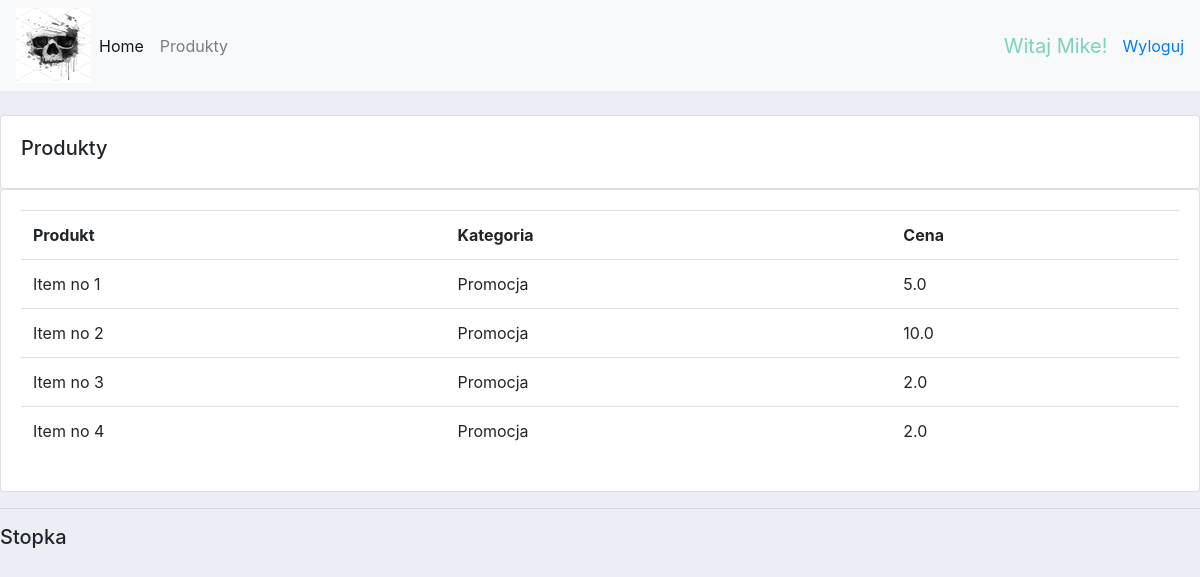
Screenshot of /products/ (signed in) with the database file from the repository.
### accounts/models.py (models this page shows, shortened)
class Product(models.Model):
    CATEGORY = (
        ('Promocja', 'Promocja'),
    )
    name = models.CharField(max_length=150, null=True)
    price = models.FloatField(max_length=150, null=True)
    category = models.CharField(max_length=150, null=True, choices=CATEGORY)
    description = models.TextField(max_length=150, null=True, blank=True)
    date_created = models.DateTimeField(auto_now_add=True, null=True)
    tags = models.ManyToManyField(Tag)

### accounts/decorators.py (the view)
        def wrapper_func(request, *args, **kwargs):
            group = None
            if request.user.groups.exists():
                group = request.user.groups.all()[0].name
            if group in allowed_roles:
                return view_func(request, *args, **kwargs)
            else:
                return redirect('user')

### accounts/views.py (called while the page is built)
@login_required(login_url='login')
@allowed_users(allowed_roles=['admin'])
def products(request):
    products = Product.objects.all()
    context = {'products': products}
    return render(request, 'accounts/products.html', context)

### accounts/templates/accounts/products.html
{%  extends 'accounts/main.html' %}
{% block content %}
    <br>
    <div class="row">
        <div class="col-md">
            <div class="card card-body">
                <h5>Produkty</h5>
            </div>
            <div class="card card-body">
                <table class="table">
                    <tr>
                        <th>Produkt</th>
                        <th>Kategoria</th>
                        <th>Cena</th>
                    </tr>
                        {% for i in products %}
                        <tr>
                            <td>{{ i.name }}</td>
                            <td>{{ i.category }}</td>
                            <td>{{ i.price }}</td>
                        </tr>
                    {% endfor %}
                </table>
            </div>
        </div>
    </div>
{% endblock content %}

### accounts/templates/accounts/navbar.html (shortened to what this page needs)
{% load static %}
<nav class="navbar navbar-expand-lg navbar-light bg-light">
    <img src="{% static 'images/skull.jpg' %}" alt="">
    <div class="collapse navbar-collapse" id="navbarNav">
        <ul class="navbar-nav">
            {% if request.user.is_staff %}
            <li class="nav-item active">
                <a class="nav-link" href="{% url 'home' %}">Home <span class="sr-only">(current)</span></a>
            </li>
            <li class="nav-item">
                <a class="nav-link" href="{% url 'products' %}">Produkty</a>
            </li>
            {% else %}
                <li class="nav-item">
                <a class="nav-link" href="{% url 'account' %}">Ustawienia</a>
                </li>
            {% endif %}
        </ul>
    </div>
    <span id="hello-msg">Witaj {{ request.user }}! </span>
    <span><a href="{% url 'logout' %}" >Wyloguj</a></span>
</nav>

### static/css/main.css (style rules this page uses)
body { background-color: #ebeff5; }

### accounts/templates/accounts/navbar.html (style rules this page uses)
#hello-msg { font-size: 20px; color: #7CD1C0; margin-right: 15px; }

### rows the page displays
Product: name "Item no 1", category "Promocja", price "5.0"
Product: name "Item no 2", category "Promocja", price "10.0"
Product: name "Item no 3", category "Promocja", price "2.0"
Product: name "Item no 4", category "Promocja", price "2.0"

### other values shown
{{ request.user }} "Mike"
